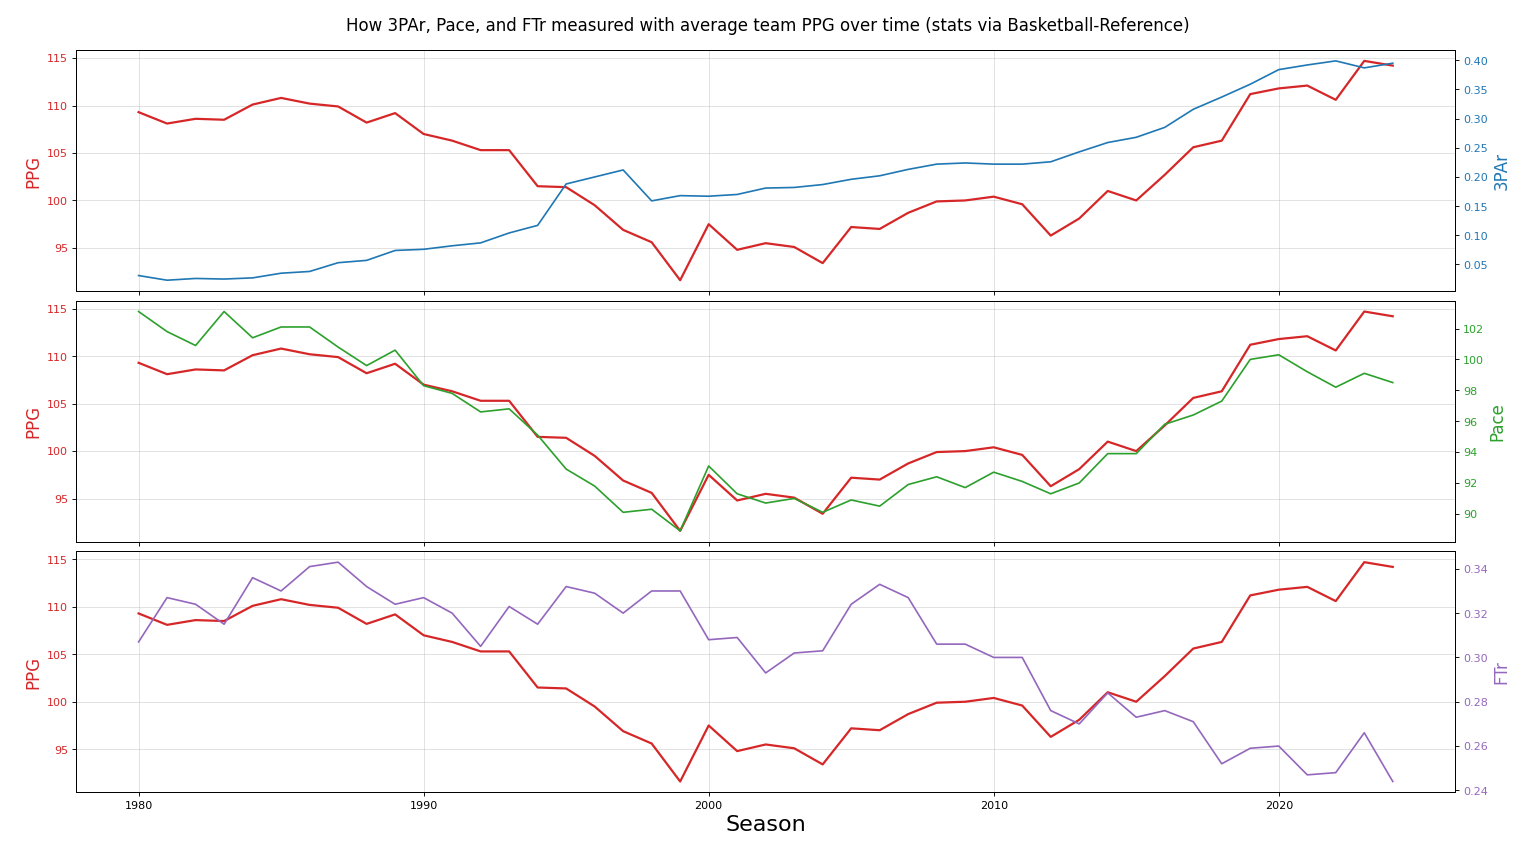

Write Python code to recreate this figure.
import pandas as pd
import matplotlib.pyplot as plt

df = pd.read_csv('trends_with_ppg.csv')
x_axis = df['SEASON']
left_y_axis = df['PPG']
right_y_axis_3PAr = df['3PAr']
right_y_axis_Pace = df['Pace']
right_y_axis_FTr = df['FTr']
fig, (ax1, ax2, ax3) = plt.subplots(3, 1, figsize=(16, 18), dpi=80, sharex=True)

ax1.plot(x_axis, left_y_axis, color='tab:red', linewidth=2, label='PPG')
ax1.set_ylabel('PPG', color='tab:red', fontsize=15)
ax1.tick_params(axis='y', labelcolor='tab:red')
ax1.grid(alpha=.4)
ax1_2 = ax1.twinx() 
ax1_2.plot(x_axis, right_y_axis_3PAr, color='tab:blue', label='3PAr')
ax1_2.set_ylabel('3PAr', color='tab:blue', fontsize=15)
ax1_2.tick_params(axis='y', labelcolor='tab:blue')

ax2.plot(x_axis, left_y_axis, color='tab:red', linewidth=2, label='PPG')
ax2.set_ylabel('PPG', color='tab:red', fontsize=15)
ax2.tick_params(axis='y', labelcolor='tab:red')
ax2.grid(alpha=.4)
ax2_2 = ax2.twinx()
ax2_2.plot(x_axis, right_y_axis_Pace, color='tab:green', label='Pace')
ax2_2.set_ylabel('Pace', color='tab:green', fontsize=15)
ax2_2.tick_params(axis='y', labelcolor='tab:green')

ax3.plot(x_axis, left_y_axis, color='tab:red', linewidth=2, label='PPG')
ax3.set_ylabel('PPG', color='tab:red', fontsize=15)
ax3.tick_params(axis='y', labelcolor='tab:red')
ax3.grid(alpha=.4)
ax3_2 = ax3.twinx() 
ax3_2.plot(x_axis, right_y_axis_FTr, color='tab:purple', label='FTr')
ax3_2.set_ylabel('FTr', color='tab:purple', fontsize=15)
ax3_2.tick_params(axis='y', labelcolor='tab:purple')

ax3.set_xlabel('Season', fontsize=20)
fig.suptitle('How 3PAr, Pace, and FTr measured with average team PPG over time (stats via Basketball-Reference)', fontsize=15)
fig.tight_layout(rect=[0, 0.03, 1, 0.97])
plt.show()
